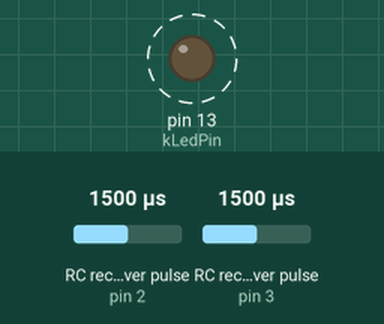
Simulated run of this sketch. Board: Arduino Uno, built with avr-gcc and run on an emulated ATmega328P. On the bench: output pins drawn as LEDs (lit = HIGH). Wiring (inferred from the names in the program): 2 × RC receiver channel: data pin 2 / data pin 3. Dashed ring = blinking. The test bench sets the inputs (shaded band); at power-on: RC receiver pulse (sensors on pin 2, pin 3) 1500 µs. What the sketch prints to the serial monitor is not drawn.

Above: at 0.1 s.
Timing chart, 0 to 3.0 s (numbered marks = the images above):
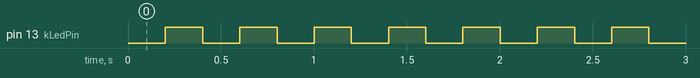

The sketch:

receiver_pwm_test.ino
```cpp
// RC receiver PWM inspection sketch.
// Written for this robot and based on the HoverBot receiver_test workflow:
// https://github.com/LuSeKa/HoverBot/tree/master/tests/receiver_test

namespace {
constexpr int kSteeringPwmPin = 2;
constexpr int kThrottlePwmPin = 3;
constexpr int kEngagePwmPin = 19;
constexpr int kLedPin = 13;

constexpr unsigned long kPcBaudrate = 115200;
constexpr unsigned long kPrintIntervalMs = 20;
constexpr unsigned long kBlinkIntervalMs = 200;

volatile unsigned long steering_rise_us = 0;
volatile unsigned long throttle_rise_us = 0;
volatile unsigned long engage_rise_us = 0;
volatile int steering_pwm_us = 1500;
volatile int throttle_pwm_us = 1500;
volatile int engage_pwm_us = 1000;

unsigned long last_print_ms = 0;
unsigned long last_blink_ms = 0;
}

void setup() {
  pinMode(kLedPin, OUTPUT);
  pinMode(kSteeringPwmPin, INPUT);
  pinMode(kThrottlePwmPin, INPUT);
  pinMode(kEngagePwmPin, INPUT);

  Serial.begin(kPcBaudrate);
  attachInterrupt(digitalPinToInterrupt(kSteeringPwmPin), steeringPwmInterrupt, CHANGE);
  attachInterrupt(digitalPinToInterrupt(kThrottlePwmPin), throttlePwmInterrupt, CHANGE);
  attachInterrupt(digitalPinToInterrupt(kEngagePwmPin), engagePwmInterrupt, CHANGE);

  Serial.println("throttle_us\tsteering_us\tengage_us");
}

void loop() {
  const unsigned long now = millis();

  if (now - last_print_ms >= kPrintIntervalMs) {
    last_print_ms = now;
    Serial.print(snapshotThrottlePwm());
    Serial.print('\t');
    Serial.print(snapshotSteeringPwm());
    Serial.print('\t');
    Serial.println(snapshotEngagePwm());
  }

  if (now - last_blink_ms >= kBlinkIntervalMs) {
    last_blink_ms = now;
    digitalWrite(kLedPin, !digitalRead(kLedPin));
  }
}

void steeringPwmInterrupt() {
  decodePwm(kSteeringPwmPin, steering_rise_us, steering_pwm_us);
}

void throttlePwmInterrupt() {
  decodePwm(kThrottlePwmPin, throttle_rise_us, throttle_pwm_us);
}

void engagePwmInterrupt() {
  decodePwm(kEngagePwmPin, engage_rise_us, engage_pwm_us);
}

void decodePwm(int pin, volatile unsigned long &rise_time_us, volatile int &pulse_width_us) {
  if (digitalRead(pin)) {
    rise_time_us = micros();
  } else {
    pulse_width_us = static_cast<int>(micros() - rise_time_us);
  }
}

int snapshotSteeringPwm() {
  noInterrupts();
  const int value = steering_pwm_us;
  interrupts();
  return value;
}

int snapshotThrottlePwm() {
  noInterrupts();
  const int value = throttle_pwm_us;
  interrupts();
  return value;
}

int snapshotEngagePwm() {
  noInterrupts();
  const int value = engage_pwm_us;
  interrupts();
  return value;
}
```

Measured:
- by itself, pin 13 (kLedPin): alternates HIGH for 0.20 s and LOW for 0.20 s
